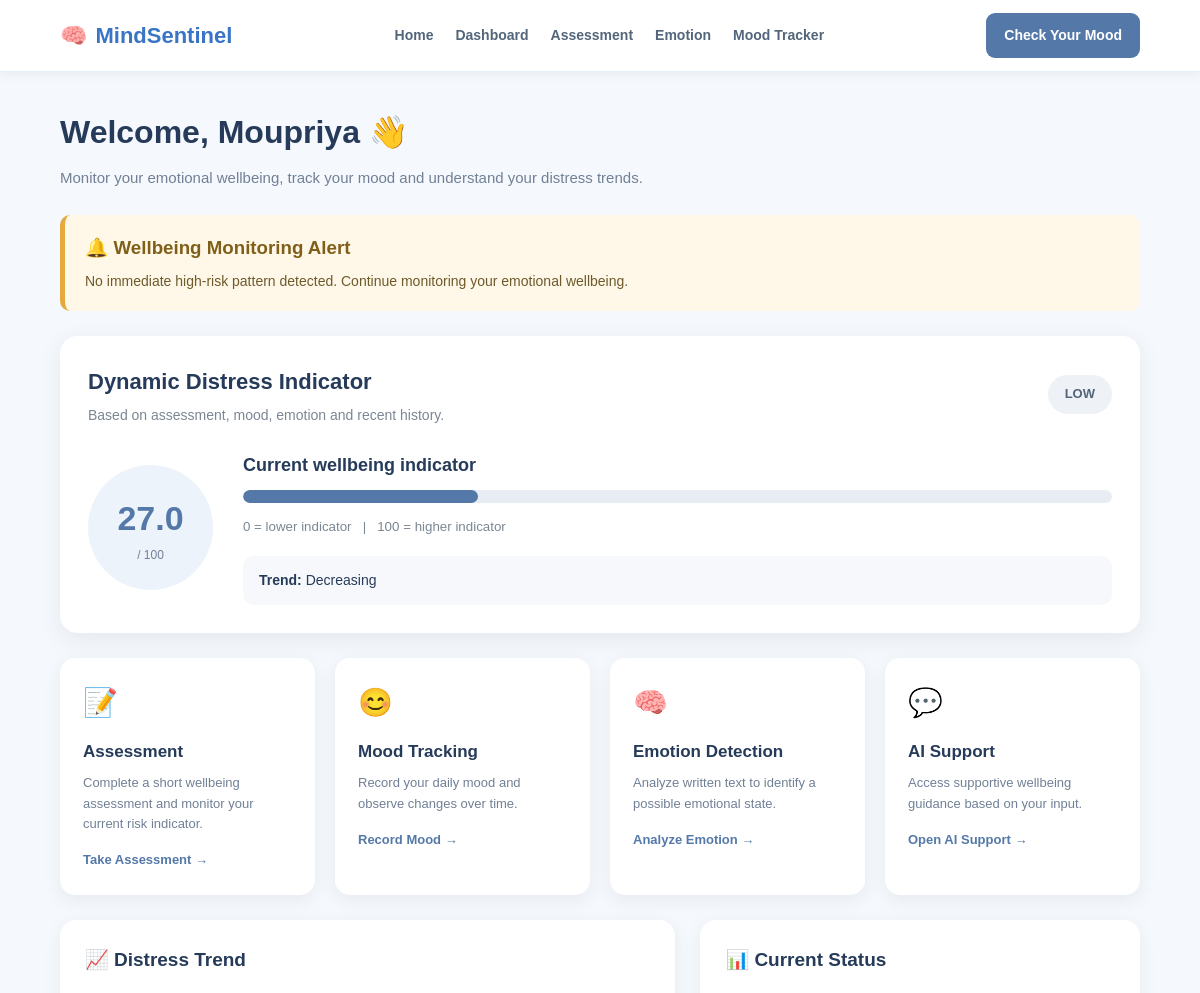
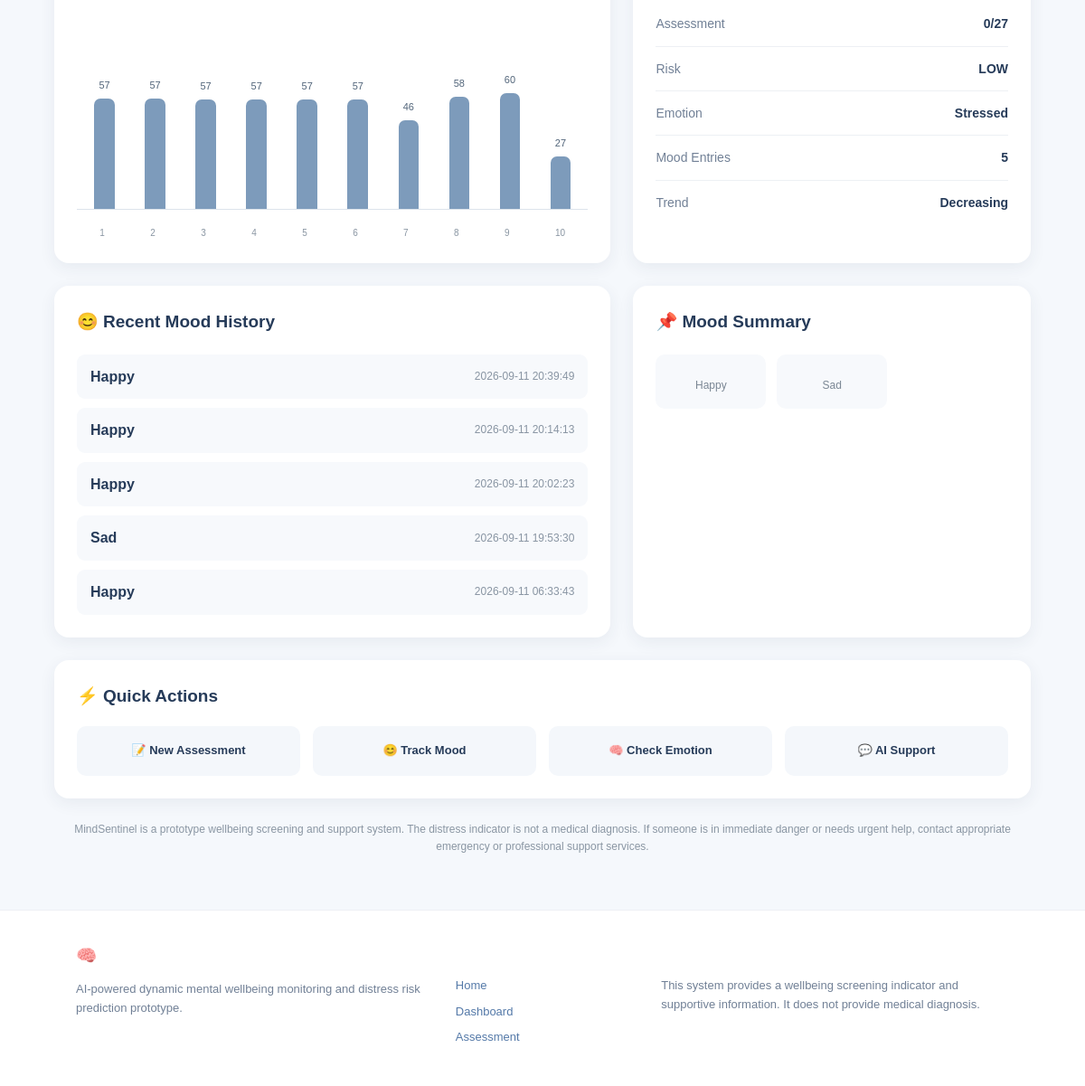
The app's page /dashboard (signed in) with its own data (2 pictures, top to bottom).
### tables this page shows
CREATE TABLE assessments (

            id INTEGER PRIMARY KEY AUTOINCREMENT,

            user_email TEXT NOT NULL,

            score INTEGER NOT NULL,

            risk_level TEXT NOT NULL,

            emotion TEXT NOT NULL,

            created_at
            TIMESTAMP DEFAULT CURRENT_TIMESTAMP

        );

CREATE TABLE emotion_logs (

            id INTEGER PRIMARY KEY AUTOINCREMENT,

            user_email TEXT NOT NULL,

            input_text TEXT NOT NULL,

            detected_emotion TEXT NOT NULL,

            confidence REAL NOT NULL,

            created_at
            TIMESTAMP DEFAULT CURRENT_TIMESTAMP

        );

CREATE TABLE moods (

            id INTEGER PRIMARY KEY AUTOINCREMENT,

            user_email TEXT NOT NULL,

            mood TEXT NOT NULL,

            created_at
            TIMESTAMP DEFAULT CURRENT_TIMESTAMP

        );

### app.py (the view, shortened to what this page needs)
@app.route("/dashboard")
def dashboard():
    user_email = session["user_email"]
    user_name = session.get(
        "user_name",
        "User"
    )
    latest_assessment = get_latest_assessment(
        user_email
    )
    score = get_value(
        latest_assessment,
        "score",
        0
    )
    risk = get_value(
        latest_assessment,
        "risk_level",
        "Not Available"
    )
    assessment_emotion = get_value(
        latest_assessment,
        "emotion",
        "Not Available"
    )
    latest_emotion = get_latest_emotion(
        user_email
    )
    emotion = get_value(
        latest_emotion,
        "detected_emotion",
        assessment_emotion
    )
    mood_count = get_mood_count(
        user_email
    )
    recent_moods = get_recent_moods(
        user_email,
        7
    )
    mood_summary = get_mood_summary(
        user_email
    )
    latest_distress = get_latest_distress(
        user_email
    )
    if latest_distress:
        distress_score = get_value(
            latest_distress,
            "distress_score",
            0
        )
        distress_risk = get_value(
            latest_distress,
            "risk_level",
            "LOW"
        )
        distress_trend = get_value(
            latest_distress,
            "trend",
            "Stable"
        )
        early_warning = get_value(
            latest_distress,
            "early_warning",
            "Continue monitoring your wellbeing."
        )
    distress_history = get_distress_history(
        user_email,
        10
    )
    ai_conversations = get_ai_conversations(
        user_email
    )
    return render_template(
        "dashboard.html",
        user_name=user_name,
        distress_score=distress_score,
        distress_risk=distress_risk,
        distress_trend=distress_trend,
        early_warning=early_warning,
        score=score,
        risk=risk,
        emotion=emotion,
        mood_count=mood_count,
        distress_history=distress_history,
        recent_moods=recent_moods,
        mood_summary=mood_summary,
        ai_conversations=ai_conversations
    )

### templates/dashboard.html (shortened to what this page needs)
<!DOCTYPE html>
<html lang="en">
<head>
    <link rel="stylesheet"
          href="{{ url_for('static', filename='css/style.css') }}">
</head>
<body>
<header class="navbar">
    <div class="logo">
        🧠
        <span>MindSentinel</span>
    </div>
    <nav class="nav-links">
        <a href="{{ url_for('home') }}">
            Home
        </a>
        <a href="{{ url_for('dashboard') }}">
            Dashboard
        </a>
        <a href="{{ url_for('assessment') }}">
            Assessment
        </a>
        <a href="{{ url_for('emotion') }}">
            Emotion
        </a>
        <a href="{{ url_for('mood_history') }}">
            Mood Tracker
        </a>
    </nav>
    <a href="{{ url_for('assessment') }}"
       class="nav-button">
        Check Your Mood
    </a>
</header>
<main class="dashboard-page">
    <section class="welcome-section">
        <h1>
            Welcome, {{ user_name }} 👋
        </h1>
        <p>
            Monitor your emotional wellbeing,
            track your mood and understand your
            distress trends.
        </p>
    </section>
    {% if distress_score is not none %}
    <section class="warning-box">
        <h3>
            🔔 Wellbeing Monitoring Alert
        </h3>
        <p>
            {{ early_warning }}
        </p>
    </section>
    {% endif %}
    <section class="distress-card">
        <div class="distress-header">
            <div>
                <h2>
                    Dynamic Distress Indicator
                </h2>
                <p>
                    Based on assessment, mood,
                    emotion and recent history.
                </p>
            </div>
            <div class="risk-badge">
                {{ distress_risk }}
            </div>
        </div>
        <div class="score-section">
            <div class="score-circle">
                {% if distress_score is not none %}
                    <strong>
                        {{ "%.1f"|format(distress_score) }}
                    </strong>
                {% else %}
                    <strong>
                        --
                    </strong>
                {% endif %}
                <span>
                    / 100
                </span>
            </div>
            <div class="score-info">
                <h3>
                    Current wellbeing indicator
                </h3>
                <div class="progress-container">
                    {% if distress_score is not none %}
                        <div class="progress-bar"
                             style="width: {{ distress_score }}%;">
                        </div>
                    {% else %}
                        <div class="progress-bar"
                             style="width: 0%;">
                        </div>
                    {% endif %}
                </div>
                <small>
                    0 = lower indicator &nbsp; | &nbsp;
                    100 = higher indicator
                </small>
                <div class="trend-box">
                    <strong>
                        Trend:
                    </strong>
                    {{ distress_trend }}
                </div>
            </div>
        </div>
    </section>
    <section class="cards-grid">
        <div class="feature-card">
            <div class="feature-icon">
                📝
            </div>
            <h3>
                Assessment
            </h3>
            <p>
                Complete a short wellbeing
                assessment and monitor your
                current risk indicator.
            </p>
            <a href="{{ url_for('assessment') }}">
                Take Assessment →
            </a>
        </div>
        <div class="feature-card">
            <div class="feature-icon">
                😊
            </div>
            <h3>
                Mood Tracking
            </h3>
            <p>
                Record your daily mood and
                observe changes over time.
            </p>
            <a href="{{ url_for('mood') }}">
                Record Mood →
            </a>
        </div>
        <div class="feature-card">
            <div class="feature-icon">
                🧠
            </div>
            <h3>
                Emotion Detection
            </h3>
            <p>
                Analyze written text to identify
                a possible emotional state.
            </p>
            <a href="{{ url_for('emotion') }}">
                Analyze Emotion →
            </a>
        </div>
        <div class="feature-card">
            <div class="feature-icon">
                💬
            </div>
            <h3>
                AI Support
            </h3>
            <p>
                Access supportive wellbeing
                guidance based on your input.
            </p>
            <a href="{{ url_for('ai_support') }}">
                Open AI Support →
            </a>
        </div>
    </section>
    <section class="two-column">
        <div class="panel">
            <h2>
                📈 Distress Trend
            </h2>
            {% if distress_history %}
            <div class="chart">
                {% for item in distress_history %}
                <div class="chart-column">
                    <div
                        class="chart-bar"
                        style="height: {{ item['distress_score'] }}%;"
                    >
                        <span>
                            {{ "%.0f"|format(item['distress_score']) }}
                        </span>
                    </div>
                </div>
                {% endfor %}
            </div>
            <div style="
                display:flex;
                justify-content:space-around;
                margin-top:10px;
            ">
                {% for item in distress_history %}
                <div class="chart-label">
                    {{ loop.index }}
                </div>
                {% endfor %}
            </div>
            {% endif %}
        </div>
        <div class="panel">
            <h2>
                📊 Current Status
            </h2>
            <div class="status-item">
                <span>
                    Assessment
                </span>
                <strong>
                    {% if score is not none %}
                        {{ score }}/27
                    {% else %}
                        Not completed
                    {% endif %}
                </strong>
            </div>
            <div class="status-item">
                <span>
                    Risk
                </span>
                <strong>
                    {{ risk }}
                </strong>
            </div>
            <div class="status-item">
                <span>
                    Emotion
                </span>
                <strong>
                    {{ emotion }}
                </strong>
            </div>
            <div class="status-item">
                <span>
                    Mood Entries
                </span>
                <strong>
                    {{ mood_count }}
                </strong>
            </div>
            <div class="status-item">
                <span>
                    Trend
                </span>
                <strong>
                    {{ distress_trend }}
                </strong>
            </div>
        </div>
    </section>
    <section class="two-column">
        <div class="panel">
            <h2>
                😊 Recent Mood History
            </h2>
            {% if recent_moods %}
            <div class="mood-list">
                {% for mood_item in recent_moods %}
                <div class="mood-item">
                    <span class="mood-name">
                        {{ mood_item['mood'] }}
                    </span>
                    <span class="mood-date">
                        {{ mood_item['created_at'] }}
                    </span>
                </div>
                {% endfor %}
            </div>
            {% endif %}
        </div>
        <div class="panel">
            <h2>
                📌 Mood Summary
            </h2>
            {% if mood_summary %}
            <div class="summary-grid">
                {% for item in mood_summary %}
                <div class="summary-item">
                    <span>
                        {{ item['mood'] }}
                    </span>
                </div>
                {% endfor %}
            </div>
            {% else %}
            <div class="empty-state">
                Mood summary will appear
                after you record moods.
            </div>
            {% endif %}
        </div>
    </section>
    <section class="quick-actions">
        <h2>
            ⚡ Quick Actions
        </h2>
        <div class="action-grid">
            <a class="action"
               href="{{ url_for('assessment') }}">
                📝 New Assessment
            </a>
            <a class="action"
               href="{{ url_for('mood') }}">
                😊 Track Mood
            </a>
            <a class="action"
               href="{{ url_for('emotion') }}">
                🧠 Check Emotion
            </a>
            <a class="action"
               href="{{ url_for('ai_support') }}">
                💬 AI Support
            </a>
        </div>
    </section>
    <div class="disclaimer">
        MindSentinel is a prototype wellbeing screening
        and support system. The distress indicator is not
        a medical diagnosis. If someone is in immediate
        danger or needs urgent help, contact appropriate
        emergency or professional support services.
    </div>
</main>
<footer class="footer">
    <div>
        <h3>
            🧠 MindSentinel
        </h3>
        <p>
            AI-powered dynamic mental wellbeing
            monitoring and distress risk prediction
            prototype.
        </p>
    </div>
    <div>
        <h4>
        </h4>
        <a href="{{ url_for('home') }}">
            Home
        </a>
        <a href="{{ url_for('dashboard') }}">
            Dashboard
        </a>
        <a href="{{ url_for('assessment') }}">
            Assessment
        </a>
    </div>
    <div>
        <h4>
        </h4>
        <p>
            This system provides a wellbeing
            screening indicator and supportive
            information. It does not provide
            medical diagnosis.
        </p>
    </div>
</footer>
</body>
</html>

### records on screen
assessments: risk_level "LOW"
emotion_logs: detected_emotion "Stressed"
moods: mood "Happy", created_at "2026-09-11 20:39:49"
moods: mood "Happy", created_at "2026-09-11 20:14:13"
moods: mood "Happy", created_at "2026-09-11 20:02:23"
moods: mood "Sad", created_at "2026-09-11 19:53:30"
moods: mood "Happy", created_at "2026-09-11 06:33:43"

### other values on screen
{{ user_name }} "Moupriya"
{{ early_warning }} "No immediate high-risk pattern detected. Continue monitoring your emotional wellbeing."
{{ "%.1f"|format(distress_score) }} "27.0"
{{ distress_trend }} "Decreasing"
{{ "%.0f"|format(item['distress_score']) }} "57" "57" "57" "57" "57" "57" "46" "58" "60" "27"
{{ score }} "0"
{{ mood_count }} "5"
{{ item['mood'] }} "Happy" "Sad"
